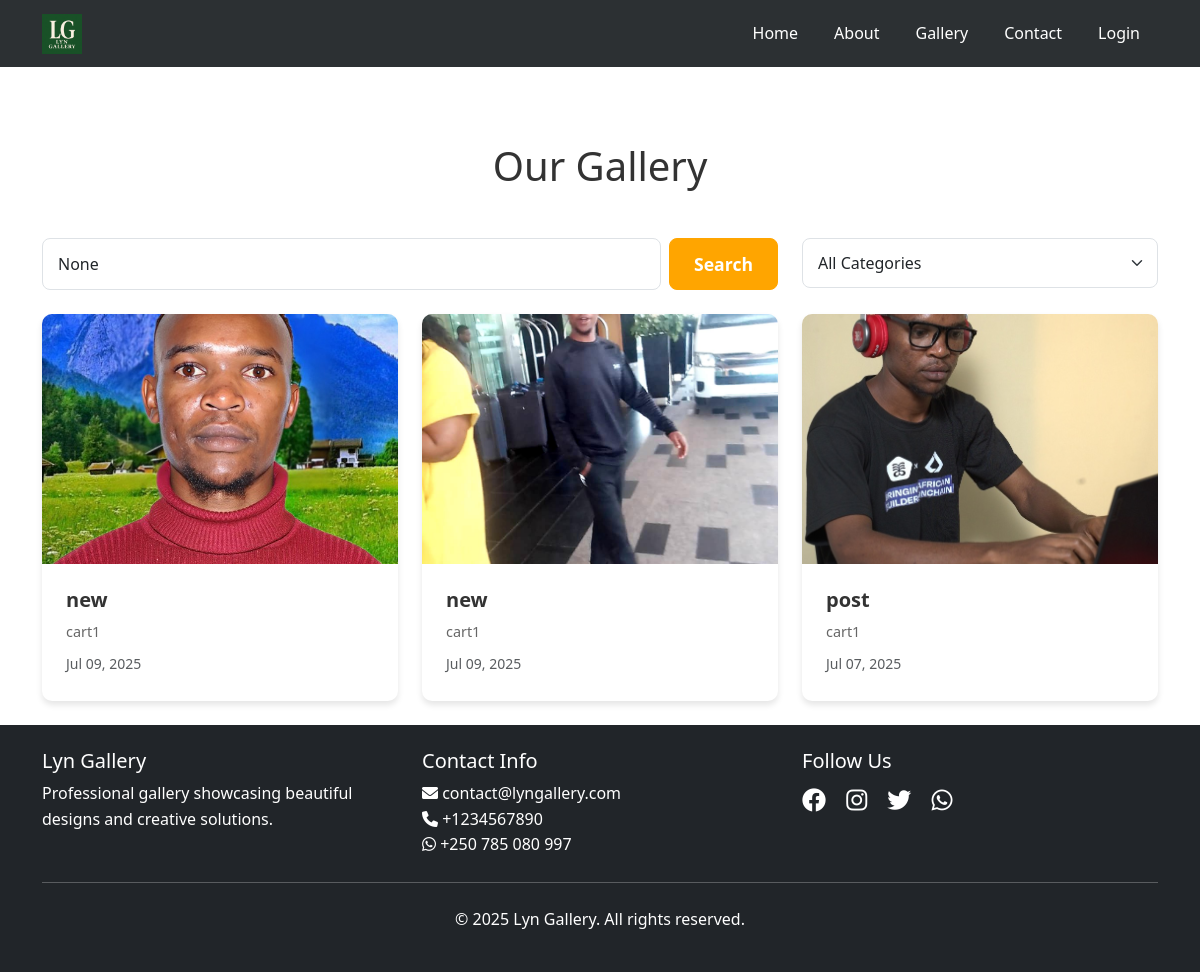
The app's page /gallery/, older data.
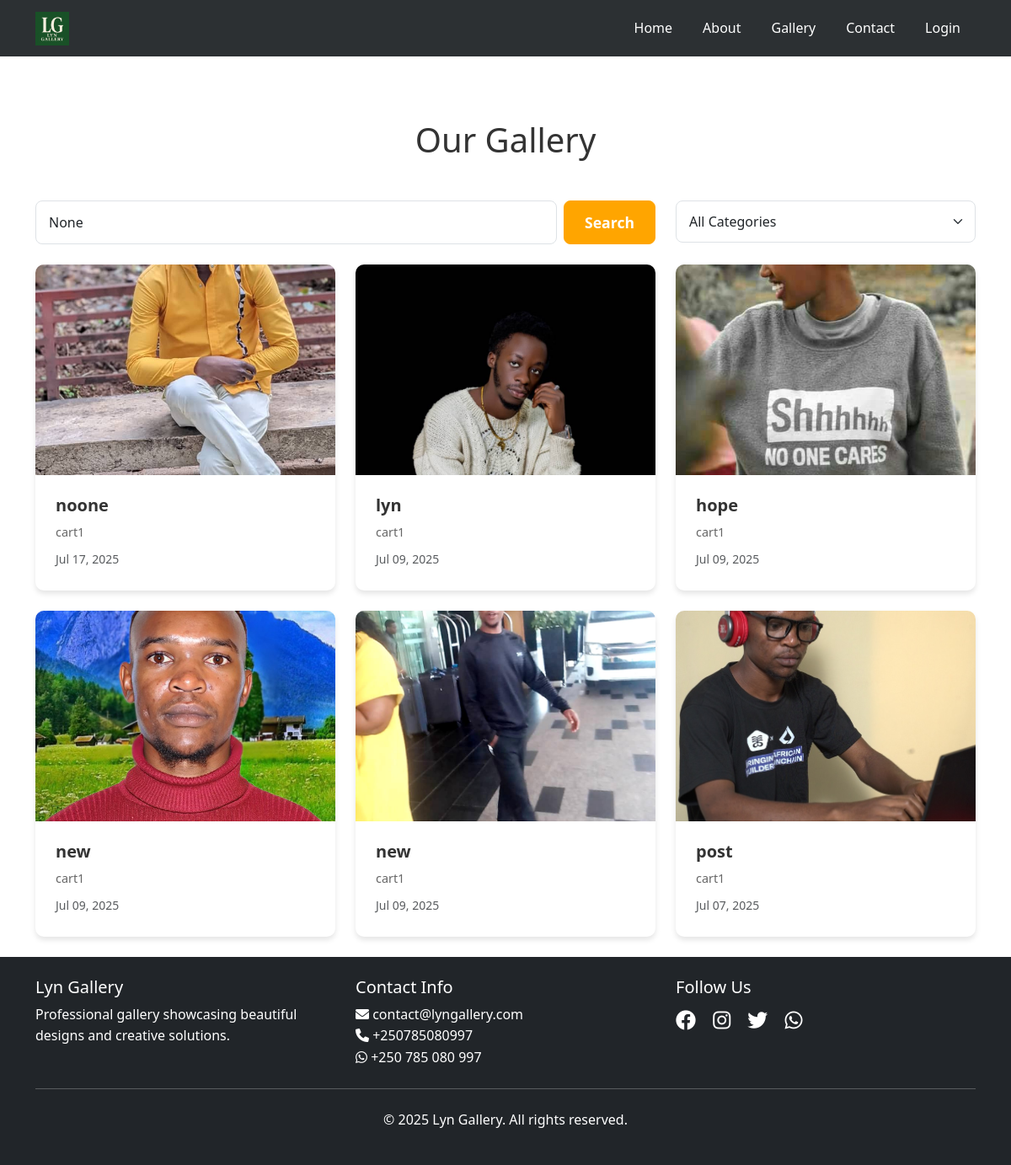
The same page, newer data.
### gallery/models.py (models this page shows, shortened)
class SiteSettings(models.Model):
    site_name = models.CharField(max_length=100, default="Lyn Gallery")
    logo = models.ImageField(upload_to='logos/', null=True, blank=True)
    hero_title = models.CharField(max_length=200, default="Design Your Kitchen with the Experts")
    hero_subtitle = models.CharField(max_length=300, default="$200 Deposit 3D Design & Measurement")
    hero_video = models.FileField(upload_to='videos/', null=True, blank=True)
    contact_email = models.EmailField(default="contact@lyngallery.com")
    contact_phone = models.CharField(max_length=20, default="+1234567890")
    address = models.TextField(default="123 Main St, City, State 12345")
    class Meta:
        verbose_name = "Site Settings"
        verbose_name_plural = "Site Settings"

class GalleryImage(models.Model):
    title = models.CharField(max_length=200)
    image = models.ImageField(upload_to='gallery/')
    category = models.ForeignKey(Category, on_delete=models.CASCADE)
    description = models.TextField(blank=True)
    uploaded_by = models.ForeignKey(User, on_delete=models.CASCADE)
    uploaded_at = models.DateTimeField(auto_now_add=True)
    is_featured = models.BooleanField(default=False)
    class Meta:
        ordering = ['-uploaded_at']

class Category(models.Model):
    name = models.CharField(max_length=100)
    description = models.TextField(blank=True)
    created_at = models.DateTimeField(auto_now_add=True)
    class Meta:
        verbose_name_plural = "Categories"

### gallery/views.py (the view)
# urls.py: path('', include('gallery.urls')),
def gallery(request):
    images = GalleryImage.objects.all()
    categories = Category.objects.all()
    category_id = request.GET.get('category')
    if category_id:
        images = images.filter(category_id=category_id)
    search_query = request.GET.get('search')
    if search_query:
        images = images.filter(
            Q(title__icontains=search_query) |
            Q(description__icontains=search_query)
        )
    paginator = Paginator(images, 12)
    page_number = request.GET.get('page')
    page_obj = paginator.get_page(page_number)
    context = {
        'page_obj': page_obj,
        'categories': categories,
        'selected_category': category_id,
        'search_query': search_query,
    }
    return render(request, 'gallery.html', context)

### gallery/context_processors.py (called while the page is built)
def site_settings(request):
    try:
        settings = SiteSettings.objects.get(id=1)
    except SiteSettings.DoesNotExist:
        settings = None
    return {'site_settings': settings}

### templates/gallery.html (shortened to what this page needs)
{% extends 'base.html' %}
{% load static %}
{% block content %}
<div class="container mt-5 pt-4">
    <div class="row">
        <div class="col-12">
            <h1 class="text-center mb-5">Our Gallery</h1>
            <div class="row mb-4">
                <div class="col-lg-8">
                    <form method="GET" class="d-flex">
                        <input type="text" name="search" class="form-control me-2" placeholder="Search images..." value="{{ search_query }}">
                        <button type="submit" class="btn btn-primary">Search</button>
                    </form>
                </div>
                <div class="col-lg-4">
                    <form method="GET">
                        <select name="category" class="form-select" onchange="this.form.submit()">
                            <option value="">All Categories</option>
                        </select>
                    </form>
                </div>
            </div>
            <div class="row">
                {% for image in page_obj %}
                    <div class="col-lg-4 col-md-6 mb-4">
                        <div class="gallery-card">
                            <div class="gallery-image">
                                <img src="{{ image.image.url }}" alt="{{ image.title }}" class="img-fluid">
                            </div>
                            <div class="gallery-card-body">
                                <h5 class="gallery-title">{{ image.title }}</h5>
                                <p class="gallery-category">{{ image.category.name }}</p>
                                <small class="text-muted">{{ image.uploaded_at|date:"M d, Y" }}</small>
                            </div>
                        </div>
                    </div>
                {% empty %}
                    <div class="col-12 text-center">
                        <p class="lead">No images found.</p>
                    </div>
                {% endfor %}
            </div>
        </div>
    </div>
</div>
{% endblock %}

### templates/base.html (shortened to what this page needs)
<!DOCTYPE html>
<html lang="en">
<head>
    <link href="https://cdn.jsdelivr.net/npm/bootstrap@5.3.0/dist/css/bootstrap.min.css" rel="stylesheet">
    <link rel="stylesheet" href="https://cdnjs.cloudflare.com/ajax/libs/font-awesome/6.0.0/css/all.min.css">
    {% load static %}
    <link rel="stylesheet" href="{% static 'css/style.css' %}">
    <link rel="stylesheet" href="https://cdn.jsdelivr.net/npm/swiper@11/swiper-bundle.min.css" />
</head>
<body>
    <nav class="navbar navbar-expand-lg navbar-dark bg-dark fixed-top">
        <div class="container">
            <a class="navbar-brand" href="{% url 'gallery:home' %}">
                {% if site_settings.logo %}
                    <img src="{{ site_settings.logo.url }}" alt="{{ site_settings.site_name }}" height="40">
                {% else %}
                    <strong>{{ site_settings.site_name|default:"LYN GALLERY" }}</strong>
                {% endif %}
            </a>
            <div class="collapse navbar-collapse" id="navbarNav">
                <ul class="navbar-nav ms-auto">
                    <li class="nav-item">
                        <a class="nav-link" href="{% url 'gallery:home' %}">Home</a>
                    </li>
                    <li class="nav-item">
                        <a class="nav-link" href="{% url 'gallery:about' %}">About</a>
                    </li>
                    <li class="nav-item">
                        <a class="nav-link" href="{% url 'gallery:gallery' %}">Gallery</a>
                    </li>
                    <li class="nav-item">
                        <a class="nav-link" href="{% url 'gallery:contact' %}">Contact</a>
                    </li>
                    {% if user.is_authenticated %}
                        {% comment %} <li class="nav-item">
                            <a class="nav-link" href="{% url 'accounts:profile' %}">Profile</a>
                        </li> {% endcomment %}
                        <li class="nav-item">
                            <a class="nav-link" href="{% url 'accounts:password_change' %}">Change Password</a>
                        </li>
                        {% if user.is_staff %}
                            <li class="nav-item">
                                <a class="nav-link" href="{% url 'gallery:admin_dashboard' %}">Admin</a>
                            </li>
                        {% endif %}
                        <li class="nav-item">
                            <form method="post" action="{% url 'accounts:logout' %}" style="display:inline;">
                                {% csrf_token %}
                                <button type="submit" class="nav-link btn btn-link" style="padding:0; border:none; background:none;">Logout</button>
                            </form>
                        </li>
                    {% else %}
                        <li class="nav-item">
                            <a class="nav-link" href="{% url 'accounts:login' %}">Login</a>
                        </li>
                    {% endif %}
                </ul>
            </div>
        </div>
    </nav>
    <main>
        {% block content %}{% endblock %}
    </main>
    <footer class="bg-dark text-white py-4 ">
        <div class="container">
            <div class="row">
                <div class="col-md-4">
                    <h5>{{ site_settings.site_name|default:"Lyn Gallery" }}</h5>
                    <p>Professional gallery showcasing beautiful designs and creative solutions.</p>
                </div>
                <div class="col-md-4">
                    <h5>Contact Info</h5>
                    <a href="mailto:{{ site_settings.contact_email|default:"contact@lyngallery.com" }}" class="text-decoration-none text-white"><i class="fas fa-envelope"></i> {{ site_settings.contact_email|default:"contact@lyngallery.com" }}</a>
                    <br>
                    <a href="tel:+250785080997" target="_blank" class="text-decoration-none text-white"><i class="fas fa-phone"></i> {{ site_settings.contact_phone|default:"+250785080997" }}</a>
                    <br>
                    <a href="https://wa.me/250785080997" target="_blank" class="text-decoration-none text-white"><i class="fab fa-whatsapp"></i> +250 785 080 997</a>
                </div>
                <div class="col-md-4">
                    <h5>Follow Us</h5>
                    <div class="social-links">
                        <a href="#" class="text-white me-3"><i class="fab fa-facebook"></i></a>
                        <a href="#" class="text-white me-3"><i class="fab fa-instagram"></i></a>
                        <a href="#" class="text-white me-3"><i class="fab fa-twitter"></i></a>
                        <a href="https://wa.me/250785080997" class="text-white"><i class="fab fa-whatsapp"></i></a>
                    </div>
                </div>
            </div>
            <hr class="my-4">
            <div class="text-center">
                <p>&copy; 2025 {{ site_settings.site_name|default:"Lyn Gallery" }}. All rights reserved.</p>
            </div>
        </div>
    </footer>
</body>
</html>

### static/css/style.css (style rules this page uses)
:root { --primary-color: #ffa500; --secondary-color: #333; --dark-color: #212529; --light-color: #f8f9fa; --text-color: #333; --border-color: #dee2e6; }
* { margin: 0; padding: 0; box-sizing: border-box; }
body { font-family: 'Segoe UI', Tahoma, Geneva, Verdana, sans-serif; line-height: 1.6; color: var(--text-color); padding-top: 70px; }
.navbar { background: rgba(33, 37, 41, 0.95) !important; transition: all 0.3s ease; }
.navbar-brand { font-size: 1.5rem; font-weight: bold; color: var(--primary-color) !important; }
.navbar-nav .nav-link { color: #fff !important; font-weight: 500; margin: 0 10px; transition: color 0.3s ease; }
.btn-primary { background-color: var(--primary-color); border-color: var(--primary-color); padding: 12px 30px; font-size: 1.1rem; font-weight: 600; border-radius: 25px; transition: all 0.3s ease; }
.gallery-card { background: white; border-radius: 10px; overflow: hidden; box-shadow: 0 4px 6px rgba(0, 0, 0, 0.1); transition: transform 0.3s ease, box-shadow 0.3s ease; }
.gallery-image { position: relative; overflow: hidden; }
.gallery-image img { width: 100%; height: 250px; object-fit: cover; transition: transform 0.3s ease; }
.gallery-card-body { padding: 1.5rem; }
.gallery-title { font-size: 1.25rem; font-weight: 600; margin-bottom: 0.5rem; color: var(--text-color); }
.gallery-category { color: #666; font-size: 0.9rem; margin-bottom: 0.5rem; }
footer { background: var(--dark-color) !important; }
.social-links a { font-size: 1.5rem; transition: color 0.3s ease; }
.form-control { border-radius: 8px; border: 1px solid var(--border-color); padding: 12px 15px; font-size: 1rem; transition: border-color 0.3s ease, box-shadow 0.3s ease; }
.form-select { border-radius: 8px; border: 1px solid var(--border-color); padding: 12px 15px; font-size: 1rem; }
.btn { border-radius: 8px; padding: 12px 24px; font-weight: 600; transition: all 0.3s ease; }

Row changes from the older to the newer data that the page shows:
changed SiteSettings "Lyn Gallery": contact_phone "+1234567890" → "+250785080997"
added GalleryImage: image (picture), title "noone", category.name "cart1", uploaded_at "Jul 17, 2025"
added GalleryImage: image (picture), title "lyn", category.name "cart1", uploaded_at "Jul 09, 2025"
added GalleryImage: image (picture), title "hope", category.name "cart1", uploaded_at "Jul 09, 2025"
